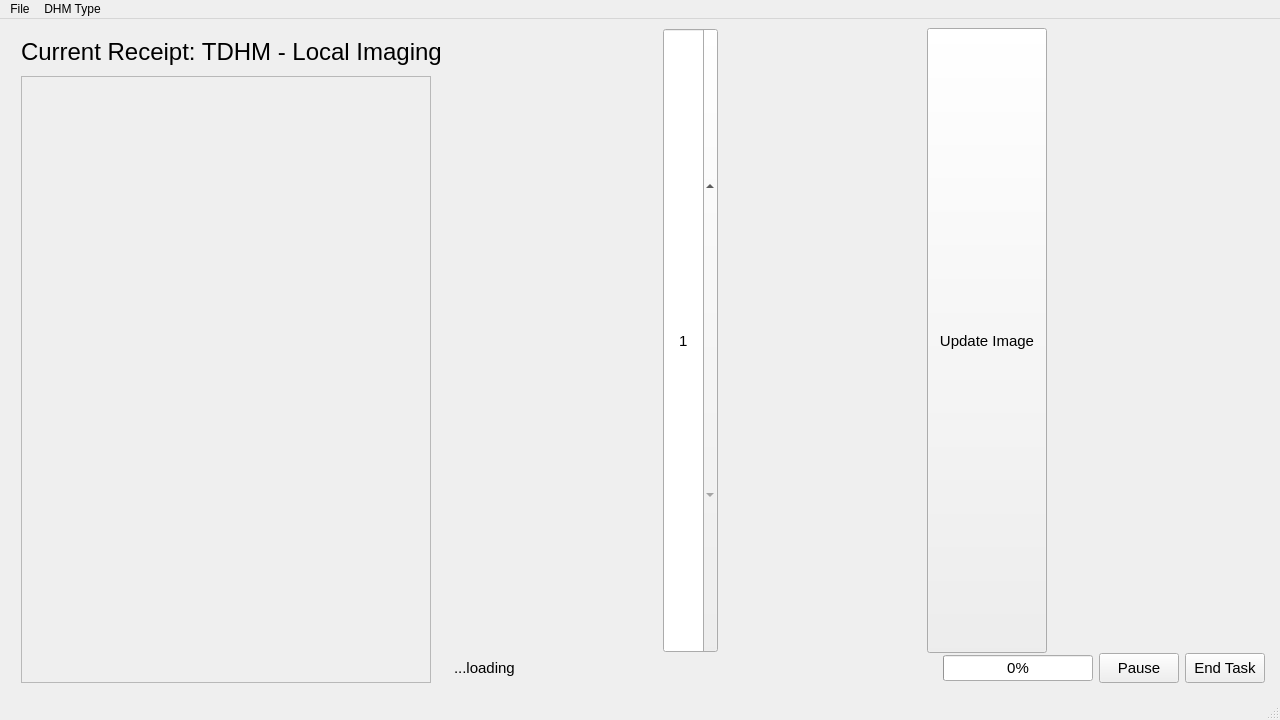
<?xml version="1.0" encoding="UTF-8"?>
<ui version="4.0">
 <class>MainWindow</class>
 <widget class="QMainWindow" name="MainWindow">
  <property name="geometry">
   <rect>
    <x>0</x>
    <y>0</y>
    <width>1280</width>
    <height>720</height>
   </rect>
  </property>
  <property name="minimumSize">
   <size>
    <width>1280</width>
    <height>720</height>
   </size>
  </property>
  <property name="windowTitle">
   <string>Standard TDHM</string>
  </property>
  <widget class="QWidget" name="centralwidget">
   <layout class="QHBoxLayout" name="horizontalLayout">
    <item>
     <layout class="QVBoxLayout" name="verticalLayout">
      <property name="leftMargin">
       <number>6</number>
      </property>
      <property name="rightMargin">
       <number>6</number>
      </property>
     </layout>
    </item>
    <item>
     <layout class="QVBoxLayout" name="vbox_super">
      <property name="topMargin">
       <number>6</number>
      </property>
      <property name="bottomMargin">
       <number>6</number>
      </property>
      <item>
       <widget class="QLabel" name="label_current_receipt">
        <property name="enabled">
         <bool>true</bool>
        </property>
        <property name="sizePolicy">
         <sizepolicy hsizetype="Preferred" vsizetype="Preferred">
          <horstretch>0</horstretch>
          <verstretch>0</verstretch>
         </sizepolicy>
        </property>
        <property name="minimumSize">
         <size>
          <width>0</width>
          <height>36</height>
         </size>
        </property>
        <property name="maximumSize">
         <size>
          <width>16777215</width>
          <height>16777215</height>
         </size>
        </property>
        <property name="font">
         <font>
          <family>MS Shell Dlg 2</family>
          <pointsize>18</pointsize>
          <weight>50</weight>
          <italic>false</italic>
          <bold>false</bold>
         </font>
        </property>
        <property name="text">
         <string>Current Receipt: TDHM - Local Imaging</string>
        </property>
       </widget>
      </item>
      <item>
       <widget class="QScrollArea" name="scroll">
        <property name="sizePolicy">
         <sizepolicy hsizetype="Expanding" vsizetype="Expanding">
          <horstretch>0</horstretch>
          <verstretch>0</verstretch>
         </sizepolicy>
        </property>
        <property name="minimumSize">
         <size>
          <width>0</width>
          <height>0</height>
         </size>
        </property>
        <property name="maximumSize">
         <size>
          <width>410</width>
          <height>16777215</height>
         </size>
        </property>
        <property name="widgetResizable">
         <bool>true</bool>
        </property>
        <widget class="QWidget" name="widget">
         <property name="geometry">
          <rect>
           <x>0</x>
           <y>0</y>
           <width>408</width>
           <height>593</height>
          </rect>
         </property>
         <layout class="QVBoxLayout" name="vbox_scr">
          <property name="spacing">
           <number>0</number>
          </property>
          <property name="leftMargin">
           <number>0</number>
          </property>
          <property name="topMargin">
           <number>0</number>
          </property>
          <property name="rightMargin">
           <number>0</number>
          </property>
          <property name="bottomMargin">
           <number>0</number>
          </property>
          <item>
           <layout class="QVBoxLayout" name="vbox">
            <property name="spacing">
             <number>0</number>
            </property>
            <property name="leftMargin">
             <number>10</number>
            </property>
            <property name="rightMargin">
             <number>10</number>
            </property>
           </layout>
          </item>
         </layout>
        </widget>
       </widget>
      </item>
     </layout>
    </item>
    <item>
     <layout class="QVBoxLayout" name="verticalLayout_2" stretch="1,0,20">
      <property name="spacing">
       <number>0</number>
      </property>
      <property name="leftMargin">
       <number>6</number>
      </property>
      <property name="topMargin">
       <number>0</number>
      </property>
      <property name="rightMargin">
       <number>6</number>
      </property>
      <property name="bottomMargin">
       <number>6</number>
      </property>
      <item>
       <layout class="QGridLayout" name="gridLayout">
        <property name="sizeConstraint">
         <enum>QLayout::SetMaximumSize</enum>
        </property>
        <property name="rightMargin">
         <number>9</number>
        </property>
        <item row="2" column="4">
         <layout class="QHBoxLayout" name="bar_layout"/>
        </item>
        <item row="2" column="2">
         <widget class="QPushButton" name="pushButton_view_img">
          <property name="sizePolicy">
           <sizepolicy hsizetype="Preferred" vsizetype="MinimumExpanding">
            <horstretch>0</horstretch>
            <verstretch>0</verstretch>
           </sizepolicy>
          </property>
          <property name="minimumSize">
           <size>
            <width>120</width>
            <height>36</height>
           </size>
          </property>
          <property name="maximumSize">
           <size>
            <width>120</width>
            <height>16777215</height>
           </size>
          </property>
          <property name="font">
           <font>
            <pointsize>11</pointsize>
           </font>
          </property>
          <property name="toolTip">
           <string>Click to view the specified image in the series</string>
          </property>
          <property name="statusTip">
           <string/>
          </property>
          <property name="text">
           <string>Update Image</string>
          </property>
         </widget>
        </item>
        <item row="2" column="1">
         <widget class="QSpinBox" name="spinBox_select_img">
          <property name="sizePolicy">
           <sizepolicy hsizetype="Expanding" vsizetype="MinimumExpanding">
            <horstretch>0</horstretch>
            <verstretch>0</verstretch>
           </sizepolicy>
          </property>
          <property name="minimumSize">
           <size>
            <width>0</width>
            <height>36</height>
           </size>
          </property>
          <property name="maximumSize">
           <size>
            <width>55</width>
            <height>16777215</height>
           </size>
          </property>
          <property name="font">
           <font>
            <family>MS Shell Dlg 2</family>
            <pointsize>11</pointsize>
           </font>
          </property>
          <property name="toolTip">
           <string>Select image number in the series</string>
          </property>
          <property name="alignment">
           <set>Qt::AlignCenter</set>
          </property>
          <property name="minimum">
           <number>1</number>
          </property>
         </widget>
        </item>
       </layout>
      </item>
      <item>
       <layout class="QHBoxLayout" name="info_progress_Layout" stretch="0,0,2,0,0">
        <property name="spacing">
         <number>6</number>
        </property>
        <property name="sizeConstraint">
         <enum>QLayout::SetFixedSize</enum>
        </property>
        <property name="topMargin">
         <number>0</number>
        </property>
        <item>
         <widget class="QLabel" name="text_info_show">
          <property name="sizePolicy">
           <sizepolicy hsizetype="Fixed" vsizetype="Fixed">
            <horstretch>0</horstretch>
            <verstretch>0</verstretch>
           </sizepolicy>
          </property>
          <property name="minimumSize">
           <size>
            <width>400</width>
            <height>30</height>
           </size>
          </property>
          <property name="maximumSize">
           <size>
            <width>800</width>
            <height>16777215</height>
           </size>
          </property>
          <property name="font">
           <font>
            <family>MS Shell Dlg 2</family>
            <pointsize>11</pointsize>
           </font>
          </property>
          <property name="text">
           <string>...loading</string>
          </property>
         </widget>
        </item>
        <item>
         <spacer name="horizontalSpacer">
          <property name="orientation">
           <enum>Qt::Horizontal</enum>
          </property>
          <property name="sizeHint" stdset="0">
           <size>
            <width>20</width>
            <height>20</height>
           </size>
          </property>
         </spacer>
        </item>
        <item>
         <widget class="QProgressBar" name="progressBar">
          <property name="sizePolicy">
           <sizepolicy hsizetype="Fixed" vsizetype="Fixed">
            <horstretch>0</horstretch>
            <verstretch>0</verstretch>
           </sizepolicy>
          </property>
          <property name="maximumSize">
           <size>
            <width>150</width>
            <height>16777215</height>
           </size>
          </property>
          <property name="font">
           <font>
            <pointsize>11</pointsize>
           </font>
          </property>
          <property name="value">
           <number>0</number>
          </property>
         </widget>
        </item>
        <item>
         <widget class="QPushButton" name="pushButton_start_pause">
          <property name="sizePolicy">
           <sizepolicy hsizetype="Fixed" vsizetype="Fixed">
            <horstretch>0</horstretch>
            <verstretch>0</verstretch>
           </sizepolicy>
          </property>
          <property name="maximumSize">
           <size>
            <width>80</width>
            <height>30</height>
           </size>
          </property>
          <property name="font">
           <font>
            <pointsize>11</pointsize>
           </font>
          </property>
          <property name="toolTip">
           <string>Click to pause or resume the current processing task</string>
          </property>
          <property name="text">
           <string>Pause</string>
          </property>
         </widget>
        </item>
        <item>
         <widget class="QPushButton" name="pushButton_end_task">
          <property name="sizePolicy">
           <sizepolicy hsizetype="Fixed" vsizetype="Fixed">
            <horstretch>0</horstretch>
            <verstretch>0</verstretch>
           </sizepolicy>
          </property>
          <property name="maximumSize">
           <size>
            <width>80</width>
            <height>30</height>
           </size>
          </property>
          <property name="font">
           <font>
            <pointsize>11</pointsize>
           </font>
          </property>
          <property name="toolTip">
           <string>Click to end the current processing task</string>
          </property>
          <property name="text">
           <string>End Task</string>
          </property>
         </widget>
        </item>
       </layout>
      </item>
      <item>
       <layout class="QVBoxLayout" name="figure_layout">
        <property name="sizeConstraint">
         <enum>QLayout::SetMinimumSize</enum>
        </property>
       </layout>
      </item>
     </layout>
    </item>
   </layout>
  </widget>
  <widget class="QMenuBar" name="menubar">
   <property name="geometry">
    <rect>
     <x>0</x>
     <y>0</y>
     <width>1280</width>
     <height>22</height>
    </rect>
   </property>
   <widget class="QMenu" name="menuView">
    <property name="title">
     <string>File</string>
    </property>
    <addaction name="action_load_config"/>
    <addaction name="action_dump_config"/>
   </widget>
   <widget class="QMenu" name="menuDHM_Type">
    <property name="title">
     <string>DHM Type</string>
    </property>
    <addaction name="action_off_axis"/>
    <addaction name="action_in_line"/>
   </widget>
   <addaction name="menuView"/>
   <addaction name="menuDHM_Type"/>
  </widget>
  <widget class="QStatusBar" name="statusbar"/>
  <action name="actionLocal_Imaging">
   <property name="enabled">
    <bool>false</bool>
   </property>
   <property name="text">
    <string>Local Imaging</string>
   </property>
  </action>
  <action name="actionLive_Imaging">
   <property name="enabled">
    <bool>false</bool>
   </property>
   <property name="text">
    <string>Live Imaging</string>
   </property>
  </action>
  <action name="action_load_config">
   <property name="text">
    <string>Load Configuration Receipt</string>
   </property>
  </action>
  <action name="action_off_axis">
   <property name="text">
    <string>Off-axis TDHM</string>
   </property>
  </action>
  <action name="action_in_line">
   <property name="text">
    <string>In-line TDHM</string>
   </property>
   <property name="toolTip">
    <string>launch In-line TDHM Mode, all changes will be discarded</string>
   </property>
  </action>
  <action name="action_dump_config">
   <property name="text">
    <string>Dump Configuration Receipt</string>
   </property>
  </action>
 </widget>
 <resources/>
 <connections/>
</ui>
